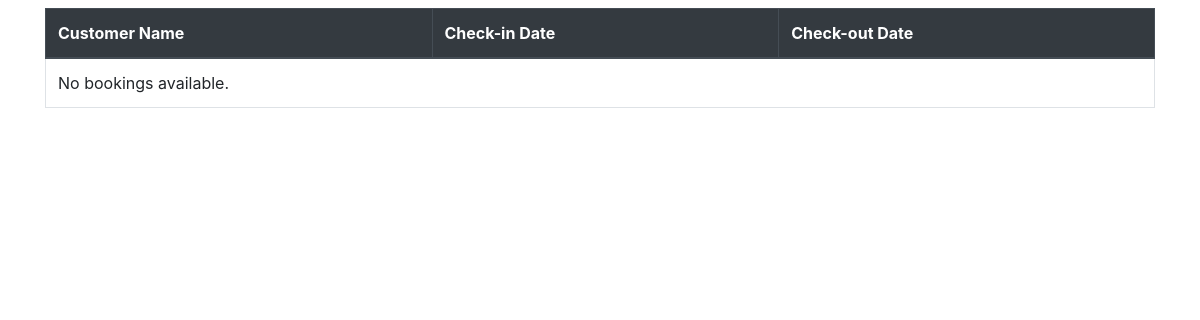
The app's page /seller_booking_display/ (signed in), older data.
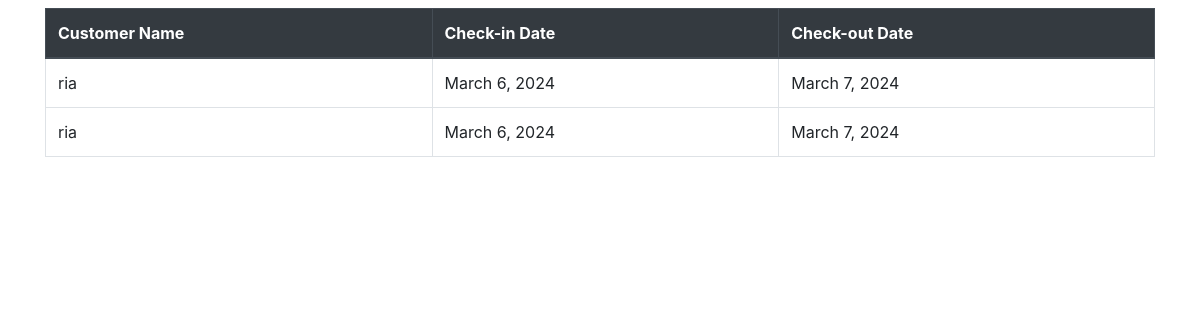
The same page, newer data.
### storeapp/models.py (models this page shows)
class SaveBooking(models.Model):
    class BookingStatusChoices(models.TextChoices):
            PENDING = 'pending', 'Pending'
            SUCCESSFUL = 'successful', 'Successful'
            FAILED = 'failed', 'Failed'
    farm=models.ForeignKey(Farm_Booking, on_delete=models.CASCADE,default=2)
    user=models.ForeignKey(CustomUser, on_delete=models.CASCADE,default=6)
    total_price=models.DecimalField(max_digits=10, decimal_places=2,null=True)
    name=models.CharField(max_length=100)
    rooms_booked=models.PositiveIntegerField(default=1,null=True)
    check_in= models.DateField(default=timezone.now)
    check_out= models.DateField(default=timezone.now)
    adults=models.PositiveIntegerField(default=0,null=True)
    children=models.PositiveIntegerField(default=0,null=True)
    status = models.CharField(
    max_length=20, choices=BookingStatusChoices.choices, default=BookingStatusChoices.PENDING)
    def __str__(self):
        return self.name

### storeapp/views.py (the view)
# urls.py: path('seller_booking_display/',views.seller_booking_display,name='seller_booking_display'),
def seller_booking_display(request):
    seller = request.user
    farm = Farm.objects.get(seller=seller)
    bookings_data = SaveBooking.objects.filter(farm__farm_id=farm.id)
    context = {
        'seller': seller,
        'farm': farm,
        'bookings_data': bookings_data,
    }
    print(bookings_data)
    return render(request, 'seller_booking_display.html', context)

### template/seller_booking_display.html (shortened to what this page needs)
<!DOCTYPE html>
<html lang="en">
<head>
    <link href="https://maxcdn.bootstrapcdn.com/bootstrap/4.5.2/css/bootstrap.min.css" rel="stylesheet">
</head>
<body>
    <div class="container">
        <table class="table table-bordered mt-2">
            <thead class="thead-dark">
                <tr>
                    <th>Customer Name</th>
                    <th>Check-in Date</th>
                    <th>Check-out Date</th>
                </tr>
            </thead>
            <tbody>
                {% for booking in bookings_data %}
                    <tr>
                        <td>{{ booking.name }}</td>
                        <td>{{ booking.check_in }}</td>
                        <td>{{ booking.check_out }}</td>
                    </tr>
                {% empty %}
                    <tr><td colspan="3">No bookings available.</td></tr>
                {% endfor %}
            </tbody>
        </table>
    </div>
</body>
</html>

Row changes from the older to the newer data that the page shows:
added SaveBooking: name "ria", check_in "March 6, 2024", check_out "March 7, 2024"
added SaveBooking: name "ria", check_in "March 6, 2024", check_out "March 7, 2024"
Text that changed along with them:
text no longer shown: "No bookings available."
